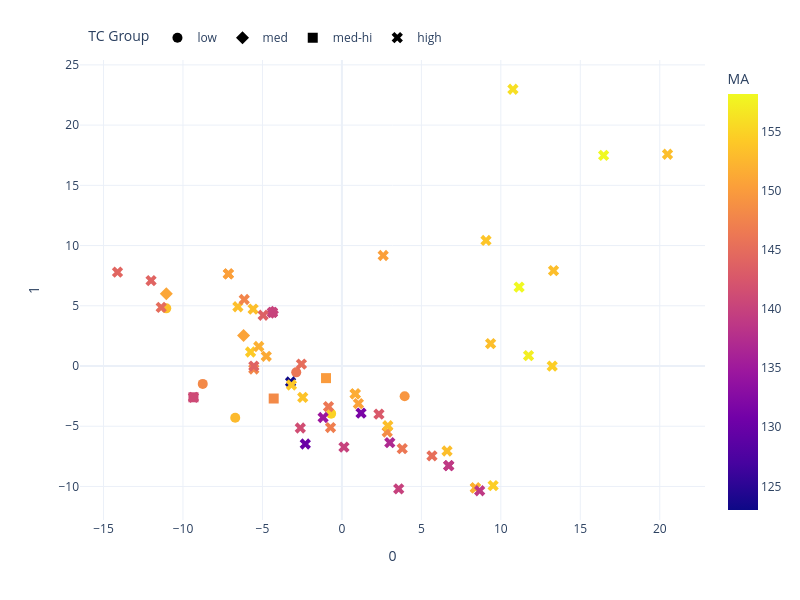

Notebook code cell kept with this figure:
### Code cell
PCA_plotter(plot_df_ss, 'MA', model_name, save=False)

### Figure 1 — Plotly figure (JSON) as saved in the notebook; plotly's stock layout.template omitted (floating-point values rounded to 4 significant figures; data arrays with more than 128 entries replaced by an {"elided": "..."} marker saying what was removed)
{"data": [{"customdata": [[1.069, 0.72, 154.9, 91.22, 1.132, 1.58], [1.093, 0.72, 148.1, 91.22, 0.7499, 1.47], [1.102, 0.72, 146.1, 91.22, 1.282, 1.52], [1.07, 0.72, 152.8, 91.22, 1.034, 1.45], [1.068, 0.72, 153.4, 91.22, 0.8014, 1.36], [1.106, 0.72, 149.4, 91.22, 0.7324, 1.4]], "hovertemplate": "<b>%{hovertext}</b><br><br>TC Group=low<br>0=%{x}<br>1=%{y}<br>RA=%{customdata[0]}<br>RB=%{customdata[1]}<br>MA=%{marker.color}<br>MB=%{customdata[3]}<br>Entropy_conf=%{customdata[4]}<br>Target TC=%{customdata[5]}<extra></extra>", "hovertext": ["*La0.53Gd0.53Dy0.95Zr2.00O7.00", "*Dy0.67Pr1.33Zr2.00O7.00", "*Nd0.70Sm0.09Eu0.70Ce0.52Zr2.00O7.00", "*Eu0.20Ho0.90Pr0.90Zr2.00O7.00", "*Nd1.00Dy1.00Zr2.00O7.00", "*La1.38Yb0.62Zr2.00O7.00"], "legendgroup": "low", "marker": {"color": [154.9, 148.1, 146.1, 152.8, 153.4, 149.4], "coloraxis": "coloraxis", "size": 10, "symbol": "circle"}, "mode": "markers", "name": "low", "orientation": "v", "showlegend": true, "type": "scatter", "x": [-0.6774, -8.755, -2.873, -6.712, -11.05, 3.948], "xaxis": "x", "y": [-3.957, -1.486, -0.5289, -4.294, 4.785, -2.508], "yaxis": "y"}, {"customdata": [[1.078, 0.72, 151.0, 91.22, 1.123, 1.73], [1.081, 0.72, 150.7, 91.22, 1.084, 1.67], [1.143, 0.72, 140.1, 91.22, 0.1713, 1.71]], "hovertemplate": "<b>%{hovertext}</b><br><br>TC Group=med<br>0=%{x}<br>1=%{y}<br>RA=%{customdata[0]}<br>RB=%{customdata[1]}<br>MA=%{marker.color}<br>MB=%{customdata[3]}<br>Entropy_conf=%{customdata[4]}<br>Target TC=%{customdata[5]}<extra></extra>", "hovertext": ["*Nd0.86Sm0.76Er0.38Zr2.00O7.00", "*Nd0.86Sm0.29Gd0.86Zr2.00O7.00", "*Ce2.00Zr2.00O7.00"], "legendgroup": "med", "marker": {"color": [151.0, 150.7, 140.1], "coloraxis": "coloraxis", "size": 10, "symbol": "diamond"}, "mode": "markers", "name": "med", "orientation": "v", "showlegend": true, "type": "scatter", "x": [-11.05, -6.189, -4.369], "xaxis": "x", "y": [6.001, 2.526, 4.457], "yaxis": "y"}, {"customdata": [[1.126, 0.72, 140.9, 91.22, 0.1713, 1.97], [1.095, 0.72, 148.2, 91.22, 1.314, 1.9], [1.083, 0.72, 149.9, 91.22, 1.494, 1.97]], "hovertemplate": "<b>%{hovertext}</b><br><br>TC Group=med-hi<br>0=%{x}<br>1=%{y}<br>RA=%{customdata[0]}<br>RB=%{customdata[1]}<br>MA=%{marker.color}<br>MB=%{customdata[3]}<br>Entropy_conf=%{customdata[4]}<br>Target TC=%{customdata[5]}<extra></extra>", "hovertext": ["*Pr2.00Zr2.00O7.00", "*Gd0.63Dy0.21Pr0.84Ce0.32Zr2.00O7.00", "*Sm0.58Gd0.33Eu0.67Pr0.08Ce0.33Zr2.00O7.00"], "legendgroup": "med-hi", "marker": {"color": [140.9, 148.2, 149.9], "coloraxis": "coloraxis", "size": 10, "symbol": "square"}, "mode": "markers", "name": "med-hi", "orientation": "v", "showlegend": true, "type": "scatter", "x": [-9.341, -4.292, -0.9994], "xaxis": "x", "y": [-2.598, -2.701, -1.007], "yaxis": "y"}, {"customdata": {"elided": "55x6 float values"}, "hovertemplate": "<b>%{hovertext}</b><br><br>TC Group=high<br>0=%{x}<br>1=%{y}<br>RA=%{customdata[0]}<br>RB=%{customdata[1]}<br>MA=%{marker.color}<br>MB=%{customdata[3]}<br>Entropy_conf=%{customdata[4]}<br>Target TC=%{customdata[5]}<extra></extra>", "hovertext": ["*Sm2.00Zr2.00O7.00", "*Sm1.38Eu0.15Dy0.46Zr2.00O7.00", "*Sm1.33Gd0.44Dy0.22Zr2.00O7.00", "*Sm0.86Dy0.29Ce0.86Zr2.00O7.00", "*La0.62Y0.34Er0.28Pr0.28Ce0.48Zr2.00O7.00", "*La1.00Sm0.25Eu0.75Zr2.00O7.00", "*Sm0.18Er0.18Ce1.64Zr2.00O7.00", "*Eu0.53Y0.53Pr0.95Zr2.00O7.00", "*Pr2.00Zr2.00O7.00", "*Ce2.00Zr2.00O7.00", "*La1.12Nd0.38Er0.50Zr2.00O7.00", "*La1.33Sm0.67Zr2.00O7.00", "*La2.00Zr2.00O7.00", "*Ce2.00Zr2.00O7.00", "*Nd1.45Sm0.18Ce0.36Zr2.00O7.00", "*La1.14Nd0.14Pr0.71Zr2.00O7.00", "*Tm0.42Ho0.42Er0.21Ce0.95Zr2.00O7.00", "*Nd0.86Sm0.57Pr0.57Zr2.00O7.00", "*La0.84Y0.32Ce0.84Zr2.00O7.00", "*Sm0.24Tm0.72Pr0.40Ce0.64Zr2.00O7.00", "*La0.09Y0.78Dy0.26Pr0.17Ce0.70Zr2.00O7.00", "*Gd1.33Ce0.67Zr2.00O7.00", "*Nd0.92Gd1.08Zr2.00O7.00", "*Eu2.00Zr2.00O7.00", "*Sm0.10Gd0.70Ho0.60Ce0.60Zr2.00O7.00", "*Gd1.33Ce0.67Zr2.00O7.00", "*Eu0.80Tm0.40Ce0.80Zr2.00O7.00", "*La0.56Gd1.00Y0.44Zr2.00O7.00", "*Eu1.08Ho0.15Ce0.77Zr2.00O7.00", "*La0.20Sm0.20Ho0.53Pr0.47Ce0.60Zr2.00O7.00", "*Eu0.55Dy0.55Er0.30Pr0.06Ce0.55Zr2.00O7.00", "*Eu2.00Zr2.00O7.00", "*Nd0.18Gd0.36Pr0.73Ce0.73Zr2.00O7.00", "*Nd2.00Zr2.00O7.00", "La2Zr2O7", "Sm2Zr2O7", "La2(Zr1/2Hf1/2)2O7", "Sm2(Zr1/4Hf1/4Sn1/4Ti1/4)2O7", "Gd2(Zr1/4Hf1/4Sn1/4Ti1/4)2O7", "(Sm1/2Gd1/2)2(Zr1/3Hf1/3Ti1/3)2O7", "(Gd1/2Eu1/2)2(Zr1/3Hf1/3Ti1/3)2O7", "(La1/2Pr1/2)2(Zr1/3Hf1/3Sn1/3)2O7", "(Gd1/2Eu1/2)2(Zr1/3Hf1/3Sn1/3)2O7", "(La1/3Nd1/3Pr1/3)2(Zr1/2Hf1/2)2O7", "(Sm1/3Gd1/3Eu1/3)2(Zr1/2Hf1/2)2O7", "(Sm1/3Gd1/3Eu1/3)2(Zr1/3Hf1/3Sn1/3)2O7", "(Sm1/3Gd1/3Eu1/3)2(Zr1/4Hf1/4Sn1/4Ti1/4)2O7", "(Sm1/4Gd1/4Eu1/4Yb1/4)2(Zr1/4Hf1/4Sn1/4Ti1/4)2O7", "(Sm1/3Gd1/3Eu1/3)2(Zr1/6Hf1/6Sn1/6Ti1/2)2O7", "(Sm1/3Gd1/3Eu1/3)2(Zr1/12Hf1/12Sn1/12Ti3/4)2O7", "(Sm1/4Gd1/4Eu1/4Yb1/4)2(Zr1/4Hf1/4Ti1/2)2O7", "(Sm3/4Yb1/4)2(Zr1/2Ti1/2)2O7", "(La1/5Nd1/5Sm1/5Eu1/5Ce1/5)2Zr2O7", "(La1/7Nd1/7Sm1/7Gd1/7Eu1/7Pr1/7Ce1/7)2(Zr1/2Hf1/2)2O7", "(La1/7Nd1/7Sm1/7Gd1/7Eu1/7Pr1/7Ce1/7)2(Zr1/3Hf1/3Sn1/3)2O7"], "legendgroup": "high", "marker": {"color": [150.4, 153.3, 153.2, 147.7, 134.8, 145.2, 143.5, 130.1, 140.9, 140.1, 147.0, 142.7, 138.9, 140.1, 144.0, 140.0, 154.3, 145.0, 131.5, 151.9, 123.0, 151.5, 151.2, 152.0, 154.1, 151.5, 150.6, 137.0, 148.4, 147.8, 153.6, 152.0, 143.9, 144.2, 138.9, 150.4, 138.9, 150.4, 157.2, 153.8, 154.6, 139.9, 154.6, 141.4, 153.2, 153.2, 153.2, 158.2, 153.2, 153.2, 158.2, 156.0, 145.1, 146.2, 146.2], "coloraxis": "coloraxis", "size": 10, "symbol": "x"}, "mode": "markers", "name": "high", "orientation": "v", "showlegend": true, "type": "scatter", "x": [-7.144, -6.545, -5.587, -6.145, -1.184, 5.666, -4.955, -2.303, -9.341, -4.369, -0.7163, 2.33, 6.72, -4.369, -12.01, 0.1283, -5.748, -11.37, 1.205, -5.231, -3.23, 0.836, -4.758, 8.399, -3.174, 0.8358, 1.037, 3.013, 2.851, -5.545, -2.465, 8.399, -5.541, -14.12, 6.72, -7.144, 8.667, 2.597, 11.74, 9.066, 13.23, 3.574, 9.515, -2.617, 2.89, 6.614, 9.355, 11.15, 13.31, 20.49, 16.47, 10.76, -2.547, -0.8433, 3.796], "xaxis": "x", "y": [7.65, 4.918, 4.724, 5.52, -4.278, -7.459, 4.21, -6.474, -2.598, 4.457, -5.11, -4.0, -8.273, 4.457, 7.092, -6.732, 1.159, 4.871, -3.91, 1.621, -1.328, -2.308, 0.8055, -10.12, -1.579, -2.32, -3.122, -6.365, -5.482, -0.2472, -2.611, -10.12, -0.01071, 7.793, -8.273, 7.65, -10.36, 9.176, 0.8625, 10.42, -0.004281, -10.2, -9.931, -5.147, -4.961, -7.058, 1.863, 6.553, 7.917, 17.58, 17.48, 22.98, 0.1605, -3.377, -6.862], "yaxis": "y"}], "layout": {"coloraxis": {"cmax": 158.2, "cmin": 123.0, "colorbar": {"title": {"text": "MA"}}, "colorscale": [[0, "#0d0887"], [0.1111, "#46039f"], [0.2222, "#7201a8"], [0.3333, "#9c179e"], [0.4444, "#bd3786"], [0.5556, "#d8576b"], [0.6667, "#ed7953"], [0.7778, "#fb9f3a"], [0.8889, "#fdca26"], [1, "#f0f921"]]}, "height": 600, "legend": {"orientation": "h", "title": {"text": "TC Group"}, "tracegroupgap": 0, "x": 0.01, "xanchor": "left", "y": 1.08, "yanchor": "top"}, "margin": {"t": 60}, "width": 800, "xaxis": {"anchor": "y", "domain": [0, 1], "title": {"text": "0"}}, "yaxis": {"anchor": "x", "domain": [0, 1], "title": {"text": "1"}}}}
